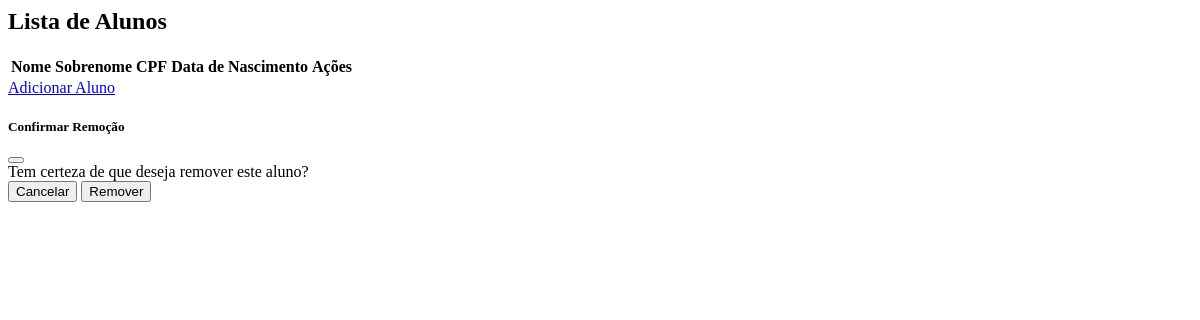
/cadastros/turmas/11/alunos/ (signed in), run on an earlier commit of the app's database.
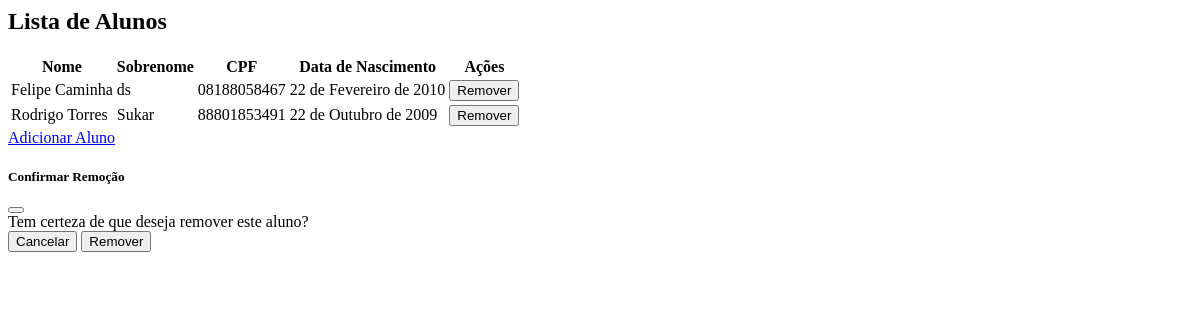
And on a later commit of the database.
### cadastros/models.py (models this page shows, shortened)
class Aluno(models.Model):
    nome = models.CharField(max_length=50)
    sobrenome = models.CharField(max_length=50)
    cpf = models.CharField(max_length=11, unique=True)
    data_nascimento = models.DateField()
    idade_em_dias = models.PositiveIntegerField(editable=False)
    turma = models.ForeignKey(Turma, on_delete=models.CASCADE, related_name='alunos')

### cadastros/views.py (the view, shortened to what this page needs)
# urls.py: path('turmas/<int:turma_id>/alunos/', AlunoView.as_view(), name='alunos'),
class AlunoView(LoginRequiredMixin, View):
    login_url = '/login/'
    template_name_list = 'alunos.html'
    template_name_add = 'adicionar_aluno.html'
    def get(self, request, turma_id=None):
        if request.path.endswith('adicionar/'):
            return render(request, self.template_name_add, {'turma_id': turma_id})
        elif turma_id:
            alunos = AlunoMediator.listar_alunos(turma_id)
            return render(request, self.template_name_list, {'alunos': alunos, 'turma_id': turma_id})
        else:
            return redirect('turmas')

### cadastros/mediators.py (called while the page is built)
    @staticmethod
    def listar_alunos(turma_id):
        return Aluno.objects.filter(turma__id=turma_id)

### cadastros/templates/alunos.html (shortened to what this page needs)
<div class="container">
<div class="container">
    <h2>Lista de Alunos</h2>
    <div class="table-container">
        <table>
            <thead>
                <tr>
                    <th>Nome</th>
                    <th>Sobrenome</th>
                    <th>CPF</th>
                    <th>Data de Nascimento</th>
                    <th>Ações</th>
                </tr>
            </thead>
            <tbody>
                {% for aluno in alunos %}
                <tr>
                    <td>{{ aluno.nome }}</td>
                    <td>{{ aluno.sobrenome }}</td>
                    <td>{{ aluno.cpf }}</td>
                    <td>{{ aluno.data_nascimento }}</td>
                    <td>
                        <button class="btn-remover" data-bs-toggle="modal" data-bs-target="#confirmarRemocaoModal" data-id="{{ aluno.id }}">Remover</button>
                    </td>
                </tr>
                {% endfor %}
            </tbody>
        </table>
    </div>
    <a href="{% url 'adicionar_aluno' turma_id=turma_id %}" class="add-aluno">Adicionar Aluno</a>
</div>
<div class="modal fade" id="confirmarRemocaoModal" tabindex="-1" aria-labelledby="confirmarRemocaoModalLabel" aria-hidden="true">
    <div class="modal-dialog">
        <div class="modal-content">
            <div class="modal-header">
                <h5 class="modal-title" id="confirmarRemocaoModalLabel">Confirmar Remoção</h5>
                <button type="button" class="btn-close" data-bs-dismiss="modal" aria-label="Close"></button>
            </div>
            <div class="modal-body">
                Tem certeza de que deseja remover este aluno?
            </div>
            <div class="modal-footer">
                <button type="button" class="btn btn-secondary" data-bs-dismiss="modal">Cancelar</button>
                <button id="confirmarRemocaoBtn" class="btn btn-danger" data-bs-dismiss="modal">Remover</button>
            </div>
        </div>
    </div>
</div>

What changed in the data, as far as the page shows it:
added Aluno: nome "Felipe Caminha", sobrenome "ds", cpf "08188058467", data_nascimento "22 de Fevereiro de 2010"
added Aluno: nome "Rodrigo Torres", sobrenome "Sukar", cpf "88801853491", data_nascimento "22 de Outubro de 2009"
